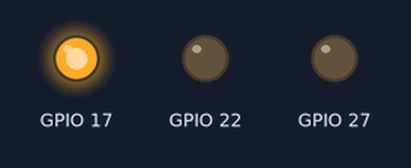
A program run on a simulated Raspberry Pi (BCM pin numbers). Shown: output pins drawn as LEDs (lit = HIGH). What the program prints to the terminal is not drawn.

Above: at 0.1 s.
At 0.9 s:
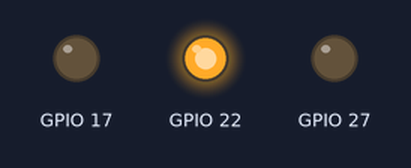
At 1.6 s:
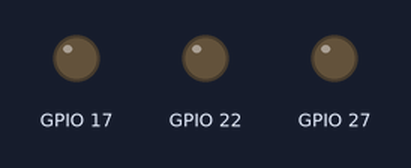
At 2.05 s:
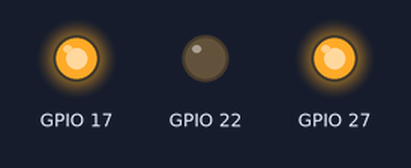
At 4.2 s:
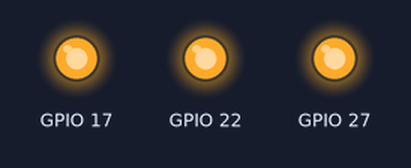
At 5.55 s:
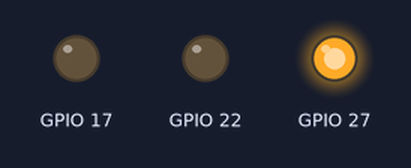
Timing chart, 0 to 6.8 s (numbered marks = the images above):
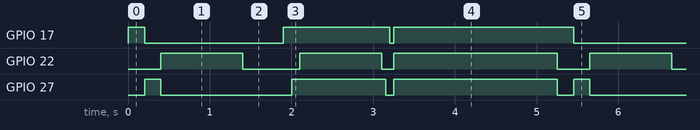

Measured:
- by itself, GPIO 17: repeats every 5.3 s: LOW 1.7 s, HIGH 1.3 s, LOW 0.05 s, HIGH 2.2 s
- by itself, GPIO 22: repeats every 5.3 s: LOW 0.70 s, HIGH 1.0 s, LOW 0.15 s, HIGH 2.0 s, LOW 0.40 s, HIGH 1.0 s
- by itself, GPIO 27: repeats every 5.3 s: LOW 1.6 s, HIGH 1.2 s, LOW 0.10 s, HIGH 2.0 s, LOW 0.20 s, HIGH 0.20 s

The program:

led_test.py
```python
from led.traffic_light import TrafficLight
GREEN_PIN = 17
YELLOW_PIN = 27
RED_PIN = 22

try:
    print("Initializing test")
    traffic_light = TrafficLight(GREEN_PIN, YELLOW_PIN, RED_PIN)
    print("traffic light initialized")
    while True:
        traffic_light.dance()
except KeyboardInterrupt:
    traffic_light.cleanup()
    print("traffic light test stopped")
```

traffic_light.py
```python
import time

from .led import LED


class TrafficLight:
    def __init__(self, green_pin, yellow_pin, red_pin):
        self.green_led = LED(green_pin)
        self.yellow_led = LED(yellow_pin)
        self.red_led = LED(red_pin)

    def error(self):
            self.red_only()
            time.sleep(0.1)
            self.red_off()
            time.sleep(0.1)
            self.red_only()
            time.sleep(0.1)
            self.red_off()
            time.sleep(0.1)
            self.red_only()
            time.sleep(0.1)
            self.red_only()

    def green_on(self):
        self.green_led.on()
    def yellow_on(self):
        self.yellow_led.on()
    def red_on(self):
        self.red_led.on()
    def green_off(self):
        self.green_led.off()
    def yellow_off(self):
        self.yellow_led.off()
    def red_off(self):
        self.red_led.off()

    def green_only(self):
        self.green_on()
        self.yellow_off()
        self.red_off()
    def yellow_only(self):
        self.green_off()
        self.yellow_on()
        self.red_off()

    def red_only(self):
        self.green_off()
        self.yellow_off()
        self.red_on()

    def all_on(self):
        self.green_on()
        self.yellow_on()
        self.red_on()
    def all_off(self):
        self.green_off()
        self.yellow_off()
        self.red_off()

    def cleanup(self):
        self.green_led.cleanup()
        self.yellow_led.cleanup()
        self.red_led.cleanup()


    def dance(self):
        self.green_only()
        time.sleep(0.2)
        self.yellow_only()
        time.sleep(0.2)
        self.red_only()
        time.sleep(1)
        self.all_off()
        time.sleep(0.5)
        self.green_on()
        time.sleep(0.1)
        self.yellow_on()
        time.sleep(0.1)
        self.red_on()
        time.sleep(1)
        self.red_off()
        time.sleep(0.05)
        self.yellow_off()
        time.sleep(0.05)
        self.green_off()
        time.sleep(0.05)
        self.all_on()
        time.sleep(1)
        self.all_off()
        self.all_on()
        time.sleep(1)
        self.all_off()
```

led.py
```python
import RPi.GPIO as GPIO
import time

# Use BCM pin numbering
GPIO.setmode(GPIO.BCM)

class LED:
    def __init__(self, pin):
        self.pin = pin
        GPIO.setup(self.pin, GPIO.OUT)

    def on(self):
        GPIO.output(self.pin, GPIO.HIGH)

    def off(self):
        GPIO.output(self.pin, GPIO.LOW)

    def toggle(self):
        GPIO.output(self.pin, GPIO.HIGH if GPIO.input(self.pin) == GPIO.LOW else GPIO.LOW)

    def cleanup(self):
        self.off()
        GPIO.cleanup(self.pin)
```
